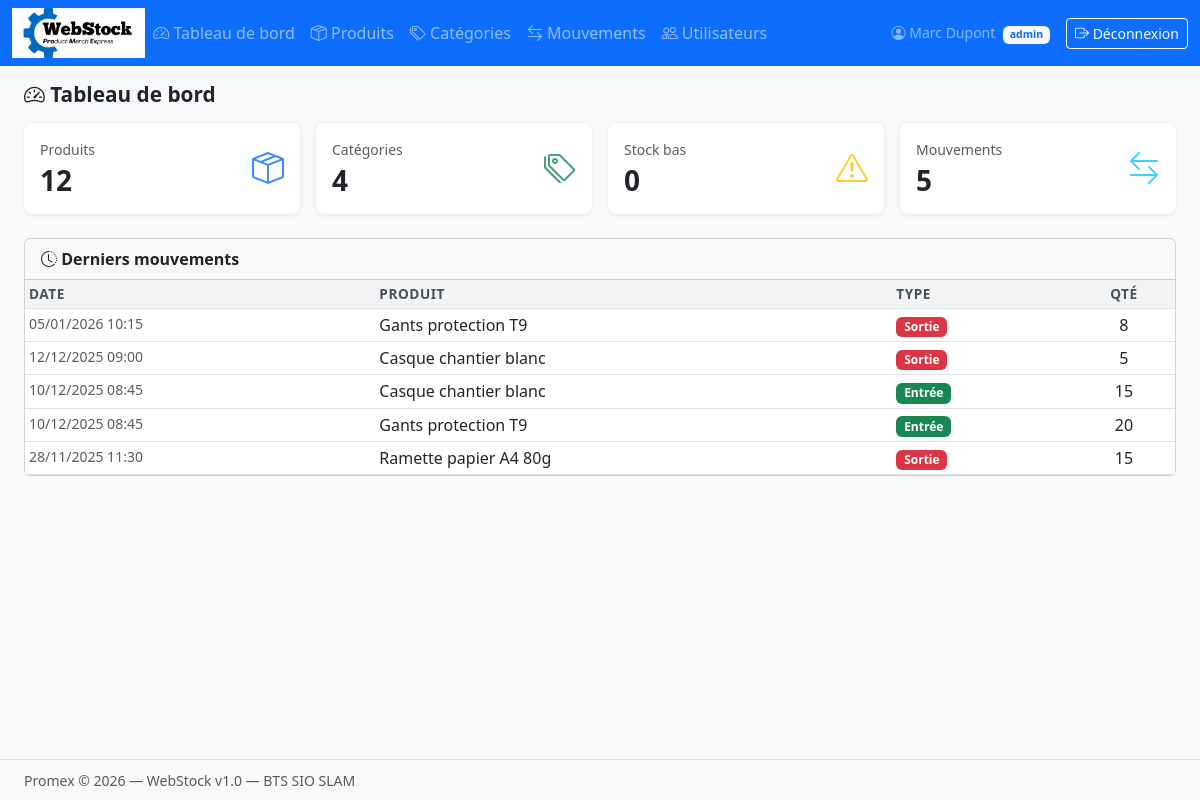
/index.php?page=dashboard (signed in), run on the app's committed database.
### tables this page shows
CREATE TABLE IF NOT EXISTS mouvements_stock (
  id_mouvement   INT          NOT NULL AUTO_INCREMENT,
  type_mouvement ENUM('entree', 'sortie') NOT NULL,
  quantite       INT          NOT NULL,
  motif          TEXT,
  date_mouvement DATETIME     NOT NULL DEFAULT CURRENT_TIMESTAMP,
  id_produit     INT          NOT NULL,
  id_utilisateur INT          NOT NULL,
  PRIMARY KEY (id_mouvement),
  CONSTRAINT fk_mouvement_produit
    FOREIGN KEY (id_produit) REFERENCES produits (id_produit)
    ON UPDATE CASCADE ON DELETE RESTRICT,
  CONSTRAINT fk_mouvement_utilisateur
    FOREIGN KEY (id_utilisateur) REFERENCES utilisateurs (id_utilisateur)
    ON UPDATE CASCADE ON DELETE RESTRICT
);

CREATE TABLE IF NOT EXISTS produits (
  id_produit    INT            NOT NULL AUTO_INCREMENT,
  reference     VARCHAR(50)    NOT NULL UNIQUE,
  designation   VARCHAR(200)   NOT NULL,
  description   TEXT,
  prix_unitaire DECIMAL(10, 2) NOT NULL DEFAULT 0.00,
  stock_actuel  INT            NOT NULL DEFAULT 0,
  stock_minimum INT            NOT NULL DEFAULT 5,
  id_categorie  INT            NOT NULL,
  PRIMARY KEY (id_produit),
  CONSTRAINT fk_produit_categorie
    FOREIGN KEY (id_categorie) REFERENCES categories (id_categorie)
    ON UPDATE CASCADE ON DELETE RESTRICT
);

### controllers/DashboardController.php (called while the page is built)
<?php
class DashboardController {
    private $produit;
    private $categorie;
    private $mouvement;
    public function __construct() {
        $this->produit   = new Produit();
        $this->categorie = new Categorie();
        $this->mouvement = new MouvementStock();
    }
    public function index() {
        $tous_produits    = $this->produit->getAll();
        $stock_bas        = $this->produit->getStockBas();
        $nb_categories    = count($this->categorie->getAll());
        $derniers_mouvements = array_slice($this->mouvement->getAll(), 0, 5);
        require __DIR__ . '/../views/dashboard.php';
    }
}

### config/database.php (called while the page is built)
<?php
class Database {
    private static $instance = null;
    private $connexion;
    private $host     = 'localhost';
    private $dbname   = 'promex_db';
    private $user     = 'root';
    private $password = '';
    private function __construct() {
        try {
            $this->connexion = new PDO(
                "mysql:host={$this->host};dbname={$this->dbname};charset=utf8mb4",
                $this->user,
                $this->password
            );
            $this->connexion->setAttribute(PDO::ATTR_ERRMODE, PDO::ERRMODE_EXCEPTION);
            $this->connexion->setAttribute(PDO::ATTR_DEFAULT_FETCH_MODE, PDO::FETCH_ASSOC);
        } catch (PDOException $e) {
            die("Erreur de connexion : " . $e->getMessage());
        }
    }
    public static function getInstance() {
        if (self::$instance === null) {
            self::$instance = new Database();
        }
        return self::$instance;
    }
    public function getConnexion() {
        return $this->connexion;
    }
}

### models/Produit.php (called while the page is built, shortened)
<?php
require_once __DIR__ . '/../config/database.php';
class Produit {
    private $db;
    public function __construct() {
        $this->db = Database::getInstance()->getConnexion();
    }
    public function getAll($search = '', $id_categorie = null) {
        $sql = "
            SELECT p.*, c.libelle AS categorie
            FROM produits p
            LEFT JOIN categories c ON p.id_categorie = c.id_categorie
            WHERE 1=1
        ";
        $params = [];
        $sql .= " ORDER BY p.designation";
        $stmt = $this->db->prepare($sql);
        $stmt->execute($params);
        return $stmt->fetchAll();
    }
    public function getStockBas() {
        $stmt = $this->db->query("
            SELECT p.*, c.libelle AS categorie
            FROM produits p
            LEFT JOIN categories c ON p.id_categorie = c.id_categorie
            WHERE p.stock_actuel <= p.stock_minimum
            ORDER BY p.stock_actuel ASC
        ");
        return $stmt->fetchAll();
    }
}

### models/Categorie.php (called while the page is built, shortened)
<?php
require_once __DIR__ . '/../config/database.php';
class Categorie {
    private $db;
    public function __construct() {
        $this->db = Database::getInstance()->getConnexion();
    }
    public function getAll() {
        $stmt = $this->db->query("SELECT * FROM categories ORDER BY libelle");
        return $stmt->fetchAll();
    }
}

### models/MouvementStock.php (called while the page is built, shortened)
<?php
require_once __DIR__ . '/../config/database.php';
class MouvementStock {
    private $db;
    public function __construct() {
        $this->db = Database::getInstance()->getConnexion();
    }
    public function getAll() {
        $stmt = $this->db->query("
            SELECT m.*, p.designation AS produit, p.reference,
                   u.nom AS utilisateur_nom, u.prenom AS utilisateur_prenom
            FROM mouvements_stock m
            LEFT JOIN produits p ON m.id_produit = p.id_produit
            LEFT JOIN utilisateurs u ON m.id_utilisateur = u.id_utilisateur
            ORDER BY m.date_mouvement DESC
        ");
        return $stmt->fetchAll();
    }
}

### views/dashboard.php (the view, shortened to what this page needs)
<?php require __DIR__ . '/layout/header.php'; ?>
<h1 class="page-title"><i class="bi bi-speedometer2"></i> Tableau de bord</h1>
<div class="row g-3 mb-4">
    <div class="col-sm-6 col-lg-3">
        <div class="card card-stat p-3">
            <div class="d-flex justify-content-between align-items-center">
                <div>
                    <p class="text-muted small mb-1">Produits</p>
                    <h3 class="fw-bold mb-0"><?= count($tous_produits) ?></h3>
                </div>
                <span class="stat-icon text-primary"><i class="bi bi-box-seam"></i></span>
            </div>
        </div>
    </div>
    <div class="col-sm-6 col-lg-3">
        <div class="card card-stat p-3">
            <div class="d-flex justify-content-between align-items-center">
                <div>
                    <p class="text-muted small mb-1">Catégories</p>
                    <h3 class="fw-bold mb-0"><?= $nb_categories ?></h3>
                </div>
                <span class="stat-icon text-success"><i class="bi bi-tags"></i></span>
            </div>
        </div>
    </div>
    <div class="col-sm-6 col-lg-3">
        <div class="card card-stat p-3">
            <div class="d-flex justify-content-between align-items-center">
                <div>
                    <p class="text-muted small mb-1">Stock bas</p>
                    <h3 class="fw-bold mb-0 <?= count($stock_bas) > 0 ? 'text-warning' : '' ?>">
                        <?= count($stock_bas) ?>
                    </h3>
                </div>
                <span class="stat-icon text-warning"><i class="bi bi-exclamation-triangle"></i></span>
            </div>
        </div>
    </div>
    <div class="col-sm-6 col-lg-3">
        <div class="card card-stat p-3">
            <div class="d-flex justify-content-between align-items-center">
                <div>
                    <p class="text-muted small mb-1">Mouvements</p>
                    <h3 class="fw-bold mb-0"><?= count($derniers_mouvements) ?></h3>
                </div>
                <span class="stat-icon text-info"><i class="bi bi-arrow-left-right"></i></span>
            </div>
        </div>
    </div>
</div>
<div class="row g-3">
    <div class="col-lg-<?= count($stock_bas) > 0 ? '6' : '12' ?>">
        <div class="card">
            <div class="card-header fw-semibold">
                <i class="bi bi-clock-history"></i> Derniers mouvements
            </div>
            <div class="card-body p-0">
                <table class="table table-sm table-hover mb-0">
                    <thead>
                        <tr>
                            <th>Date</th>
                            <th>Produit</th>
                            <th>Type</th>
                            <th class="text-center">Qté</th>
                        </tr>
                    </thead>
                    <tbody>
                        <?php foreach ($derniers_mouvements as $m): ?>
                        <tr>
                            <td class="text-muted small"><?= date('d/m/Y H:i', strtotime($m['date_mouvement'])) ?></td>
                            <td><?= htmlspecialchars($m['produit']) ?></td>
                            <td>
                                <?php if ($m['type_mouvement'] === 'entree'): ?>
                                    <span class="badge bg-success">Entrée</span>
                                <?php else: ?>
                                    <span class="badge bg-danger">Sortie</span>
                                <?php endif; ?>
                            </td>
                            <td class="text-center"><?= $m['quantite'] ?></td>
                        </tr>
                        <?php endforeach; ?>
                    </tbody>
                </table>
            </div>
        </div>
    </div>
</div>
<?php require __DIR__ . '/layout/footer.php'; ?>

### index.php (shortened to what this page needs)
<?php
require_once __DIR__ . '/config/database.php';
require_once __DIR__ . '/models/Produit.php';
require_once __DIR__ . '/models/Categorie.php';
require_once __DIR__ . '/models/MouvementStock.php';
$page = $_GET['page'] ?? 'dashboard';
switch ($page) {
    case 'dashboard':
        require_once __DIR__ . '/controllers/DashboardController.php';
        $controller = new DashboardController();
        $controller->index();
        break;
}

### views/layout/header.php (shortened to what this page needs)
<!DOCTYPE html>
<html lang="fr">
<head>
    <link href="https://cdn.jsdelivr.net/npm/bootstrap@5.3.0/dist/css/bootstrap.min.css" rel="stylesheet">
    <link href="https://cdn.jsdelivr.net/npm/bootstrap-icons@1.10.5/font/bootstrap-icons.css" rel="stylesheet">
    <link href="assets/css/style.css" rel="stylesheet">
</head>
<body>
<nav class="navbar navbar-expand-lg navbar-dark bg-primary">
    <div class="container-fluid">
         <img src="assets/img/logo.png" alt="Promex" height="50">
        <div class="collapse navbar-collapse" id="navMenu">
            <ul class="navbar-nav me-auto">
                <li class="nav-item">
                    <a class="nav-link <?= ($page === 'dashboard') ? 'active' : '' ?>"
                       href="index.php?page=dashboard">
                        <i class="bi bi-speedometer2"></i> Tableau de bord
                    </a>
                </li>
                <li class="nav-item">
                    <a class="nav-link <?= ($page === 'produits') ? 'active' : '' ?>"
                       href="index.php?page=produits&action=index">
                        <i class="bi bi-box-seam"></i> Produits
                    </a>
                </li>
                <li class="nav-item">
                    <a class="nav-link <?= ($page === 'categories') ? 'active' : '' ?>"
                       href="index.php?page=categories&action=index">
                        <i class="bi bi-tags"></i> Catégories
                    </a>
                </li>
                <li class="nav-item">
                    <a class="nav-link <?= ($page === 'mouvements') ? 'active' : '' ?>"
                       href="index.php?page=mouvements&action=index">
                        <i class="bi bi-arrow-left-right"></i> Mouvements
                    </a>
                </li>
                <?php if (isset($_SESSION['utilisateur']) && $_SESSION['utilisateur']['role'] === 'admin'): ?>
                <li class="nav-item">
                    <a class="nav-link <?= ($page === 'utilisateurs') ? 'active' : '' ?>"
                       href="index.php?page=utilisateurs&action=index">
                        <i class="bi bi-people"></i> Utilisateurs
                    </a>
                </li>
                <?php endif; ?>
            </ul>
            <?php if (isset($_SESSION['utilisateur'])): ?>
            <div class="d-flex align-items-center gap-3">
                <span class="text-white-50 small">
                    <i class="bi bi-person-circle"></i>
                    <?= htmlspecialchars($_SESSION['utilisateur']['prenom'] . ' ' . $_SESSION['utilisateur']['nom']) ?>
                    <span class="badge bg-light text-primary ms-1">
                        <?= htmlspecialchars($_SESSION['utilisateur']['role']) ?>
                    </span>
                </span>
                <a href="index.php?page=auth&action=logout" class="btn btn-sm btn-outline-light">
                    <i class="bi bi-box-arrow-right"></i> Déconnexion
                </a>
            </div>
            <?php endif; ?>
        </div>
    </div>
</nav>
<div class="container-fluid px-4 py-3">

### views/layout/footer.php (shortened to what this page needs)
</div>
<footer class="footer mt-auto py-2 bg-light border-top">
    <div class="container-fluid px-4">
        <span class="text-muted small">Promex &copy; 2026 — WebStock v1.0 — BTS SIO SLAM</span>
    </div>
</footer>
</body>
</html>

### assets/css/style.css (style rules this page uses)
body { background-color: #f8f9fa; min-height: 100vh; display: flex; flex-direction: column; }
.card-stat { border: none; border-radius: 8px; box-shadow: 0 1px 4px rgba(0,0,0,0.08); transition: box-shadow 0.2s; }
.card-stat .stat-icon { font-size: 2rem; opacity: 0.8; }
.table th { background-color: #f1f3f5; font-weight: 600; font-size: 0.85rem; text-transform: uppercase; letter-spacing: 0.04em; color: #495057; }
.page-title { font-size: 1.3rem; font-weight: 600; color: #212529; margin-bottom: 1rem; }
.footer { margin-top: auto; }

### data on the page
mouvements_stock: date_mouvement "05/01/2026 10:15", id_produit.designation "Gants protection T9", type_mouvement "Sortie", quantite "8"
mouvements_stock: date_mouvement "12/12/2025 09:00", id_produit.designation "Casque chantier blanc", type_mouvement "Sortie", quantite "5"
mouvements_stock: date_mouvement "10/12/2025 08:45", id_produit.designation "Casque chantier blanc", type_mouvement "Entrée", quantite "15"
mouvements_stock: date_mouvement "10/12/2025 08:45", id_produit.designation "Gants protection T9", type_mouvement "Entrée", quantite "20"
mouvements_stock: date_mouvement "28/11/2025 11:30", id_produit.designation "Ramette papier A4 80g", type_mouvement "Sortie", quantite "15"

### other printed values
$_SESSION['utilisateur']['role'] "admin"
count($tous_produits) "12"
$nb_categories "4"
count($stock_bas) "0"
count($derniers_mouvements) "5"
